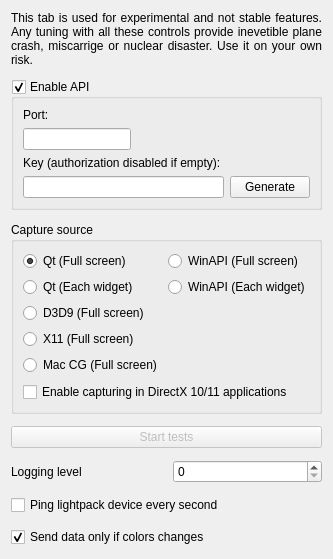
      <widget class="QWidget" name="tabExperimental">
       <property name="sizePolicy">
        <sizepolicy hsizetype="Fixed" vsizetype="Preferred">
         <horstretch>0</horstretch>
         <verstretch>0</verstretch>
        </sizepolicy>
       </property>
       <attribute name="title">
        <string>Experimental</string>
       </attribute>
       <layout class="QVBoxLayout" name="verticalLayout_3" stretch="0,1,0,0,0,0,0,0">
        <property name="spacing">
         <number>12</number>
        </property>
        <item>
         <widget class="QLabel" name="label_DevTabWarning">
          <property name="text">
           <string>This tab is used for experimental and not stable features. Any tuning with all these controls provide inevetible plane crash, miscarrige or nuclear disaster. Use it on your own risk.</string>
          </property>
          <property name="scaledContents">
           <bool>false</bool>
          </property>
          <property name="alignment">
           <set>Qt::AlignJustify|Qt::AlignVCenter</set>
          </property>
          <property name="wordWrap">
           <bool>true</bool>
          </property>
         </widget>
        </item>
        <item>
         <widget class="QGroupBox" name="groupBox_Api">
          <property name="sizePolicy">
           <sizepolicy hsizetype="Preferred" vsizetype="Fixed">
            <horstretch>0</horstretch>
            <verstretch>0</verstretch>
           </sizepolicy>
          </property>
          <property name="styleSheet">
           <string notr="true"/>
          </property>
          <property name="title">
           <string>Enable API</string>
          </property>
          <property name="checkable">
           <bool>true</bool>
          </property>
          <property name="checked">
           <bool>true</bool>
          </property>
          <layout class="QGridLayout" name="gridLayout_3">
           <item row="1" column="0">
            <widget class="QLineEdit" name="lineEdit_ApiPort">
             <property name="sizePolicy">
              <sizepolicy hsizetype="Fixed" vsizetype="Fixed">
               <horstretch>0</horstretch>
               <verstretch>0</verstretch>
              </sizepolicy>
             </property>
             <property name="inputMask">
              <string notr="true">D999; </string>
             </property>
            </widget>
           </item>
           <item row="0" column="0">
            <widget class="QLabel" name="label_ApiPort">
             <property name="styleSheet">
              <string notr="true">margin-top: .1em</string>
             </property>
             <property name="text">
              <string>Port:</string>
             </property>
             <property name="buddy">
              <cstring>lineEdit_ApiPort</cstring>
             </property>
            </widget>
           </item>
           <item row="4" column="2">
            <widget class="QPushButton" name="pushButton_GenerateNewApiKey">
             <property name="text">
              <string>Generate</string>
             </property>
            </widget>
           </item>
           <item row="4" column="0">
            <widget class="QLineEdit" name="lineEdit_ApiKey">
             <property name="minimumSize">
              <size>
               <width>0</width>
               <height>20</height>
              </size>
             </property>
             <property name="baseSize">
              <size>
               <width>0</width>
               <height>20</height>
              </size>
             </property>
             <property name="toolTip">
              <string>Copy and paste this key into the application using the API, for authorization on the server</string>
             </property>
             <property name="styleSheet">
              <string notr="true"/>
             </property>
             <property name="maxLength">
              <number>40</number>
             </property>
             <property name="readOnly">
              <bool>false</bool>
             </property>
            </widget>
           </item>
           <item row="3" column="0">
            <widget class="QLabel" name="label_ApiKey">
             <property name="styleSheet">
              <string notr="true">margin-top:0</string>
             </property>
             <property name="text">
              <string>Key (authorization disabled if empty):</string>
             </property>
             <property name="buddy">
              <cstring>lineEdit_ApiKey</cstring>
             </property>
            </widget>
           </item>
          </layout>
         </widget>
        </item>
        <item>
         <widget class="QGroupBox" name="groupBox">
          <property name="sizePolicy">
           <sizepolicy hsizetype="MinimumExpanding" vsizetype="MinimumExpanding">
            <horstretch>0</horstretch>
            <verstretch>0</verstretch>
           </sizepolicy>
          </property>
          <property name="title">
           <string>Capture source</string>
          </property>
          <layout class="QVBoxLayout" name="verticalLayout_11">
           <item>
            <layout class="QHBoxLayout" name="horizontalLayout_6">
             <item>
              <layout class="QVBoxLayout" name="verticalLayout_9">
               <item>
                <widget class="QRadioButton" name="radioButton_GrabQt">
                 <property name="text">
                  <string notr="true">Qt (Full screen)</string>
                 </property>
                 <property name="checked">
                  <bool>true</bool>
                 </property>
                </widget>
               </item>
               <item>
                <widget class="QRadioButton" name="radioButton_GrabQt_EachWidget">
                 <property name="text">
                  <string notr="true">Qt (Each widget)</string>
                 </property>
                 <property name="checked">
                  <bool>false</bool>
                 </property>
                </widget>
               </item>
               <item>
                <widget class="QRadioButton" name="radioButton_GrabD3D9">
                 <property name="text">
                  <string notr="true">D3D9 (Full screen)</string>
                 </property>
                </widget>
               </item>
               <item>
                <widget class="QRadioButton" name="radioButton_GrabX11">
                 <property name="text">
                  <string notr="true">X11 (Full screen)</string>
                 </property>
                </widget>
               </item>
               <item>
                <widget class="QRadioButton" name="radioButton_GrabMacCoreGraphics">
                 <property name="text">
                  <string notr="true">Mac CG (Full screen)</string>
                 </property>
                </widget>
               </item>
               <item>
                <spacer name="verticalSpacer_6">
                 <property name="orientation">
                  <enum>Qt::Vertical</enum>
                 </property>
                 <property name="sizeHint" stdset="0">
                  <size>
                   <width>20</width>
                   <height>1</height>
                  </size>
                 </property>
                </spacer>
               </item>
              </layout>
             </item>
             <item>
              <layout class="QVBoxLayout" name="verticalLayout_10">
               <item>
                <widget class="QRadioButton" name="radioButton_GrabWinAPI">
                 <property name="text">
                  <string notr="true">WinAPI (Full screen)</string>
                 </property>
                </widget>
               </item>
               <item>
                <widget class="QRadioButton" name="radioButton_GrabWinAPI_EachWidget">
                 <property name="text">
                  <string notr="true">WinAPI (Each widget)</string>
                 </property>
                </widget>
               </item>
               <item>
                <spacer name="verticalSpacer">
                 <property name="orientation">
                  <enum>Qt::Vertical</enum>
                 </property>
                 <property name="sizeHint" stdset="0">
                  <size>
                   <width>20</width>
                   <height>1</height>
                  </size>
                 </property>
                </spacer>
               </item>
              </layout>
             </item>
            </layout>
           </item>
           <item>
            <widget class="QCheckBox" name="checkBox_EnableDx1011Capture">
             <property name="text">
              <string>Enable capturing in DirectX 10/11 applications</string>
             </property>
             <property name="icon">
              <iconset resource="../res/LightpackResources.qrc">
               <normaloff>:/icons/uac-shield.png</normaloff>:/icons/uac-shield.png</iconset>
             </property>
            </widget>
           </item>
          </layout>
         </widget>
        </item>
        <item>
         <widget class="QPushButton" name="pushButton_StartTests">
          <property name="enabled">
           <bool>false</bool>
          </property>
          <property name="text">
           <string>Start tests</string>
          </property>
         </widget>
        </item>
        <item>
         <layout class="QHBoxLayout" name="horizontalLayout_5">
          <item>
           <widget class="QLabel" name="label_LoggingLevel">
            <property name="text">
             <string>Logging level</string>
            </property>
            <property name="buddy">
             <cstring>spinBox_LoggingLevel</cstring>
            </property>
           </widget>
          </item>
          <item>
           <widget class="QSpinBox" name="spinBox_LoggingLevel">
            <property name="maximum">
             <number>3</number>
            </property>
           </widget>
          </item>
         </layout>
        </item>
        <item>
         <widget class="QCheckBox" name="checkBox_PingDeviceEverySecond">
          <property name="text">
           <string>Ping lightpack device every second</string>
          </property>
         </widget>
        </item>
        <item>
         <widget class="QCheckBox" name="checkBox_SendDataOnlyIfColorsChanges">
          <property name="text">
           <string>Send data only if colors changes</string>
          </property>
          <property name="checked">
           <bool>true</bool>
          </property>
         </widget>
        </item>
        <item>
         <spacer name="verticalSpacer_4">
          <property name="orientation">
           <enum>Qt::Vertical</enum>
          </property>
          <property name="sizeType">
           <enum>QSizePolicy::Expanding</enum>
          </property>
          <property name="sizeHint" stdset="0">
           <size>
            <width>20</width>
            <height>1</height>
           </size>
          </property>
         </spacer>
        </item>
       </layout>
      </widget>
